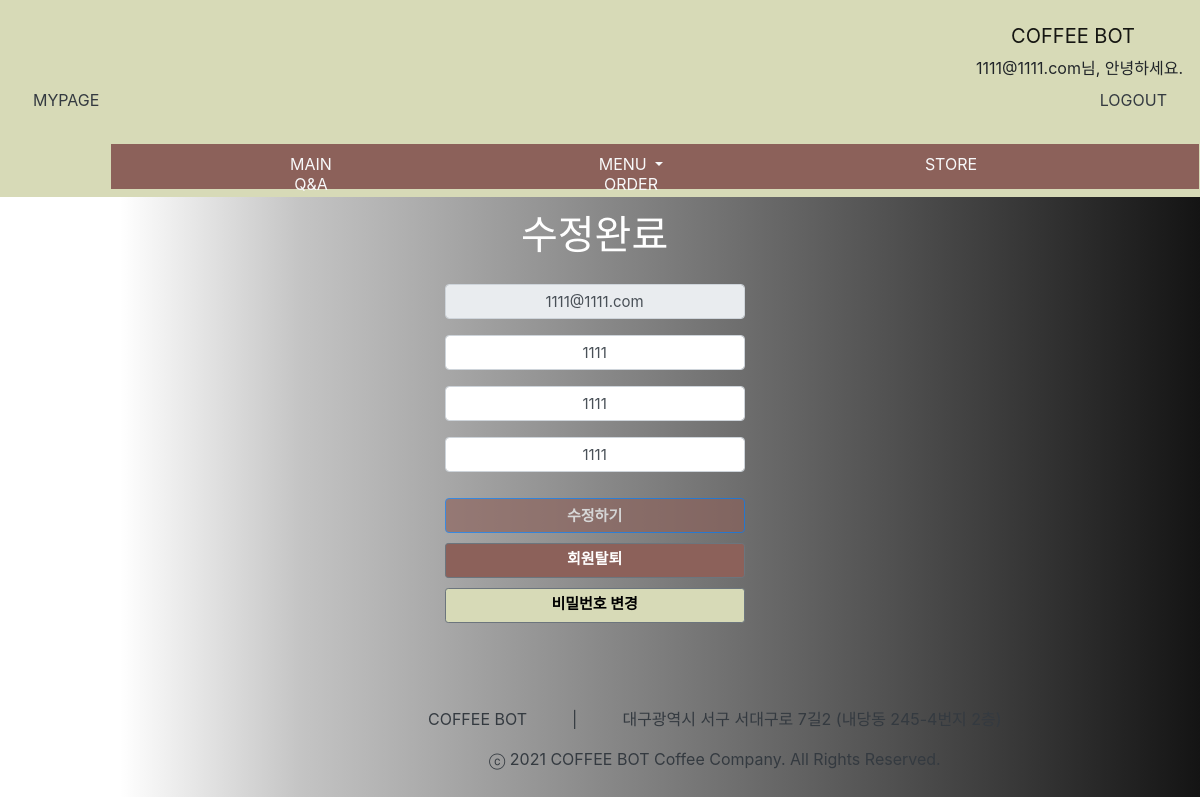
The page /auth/mypage/modify (signed in) on the database its author committed.
### pybo/models.py (models this page shows)
class Users(db.Model):
    userId = db.Column(db.Integer, primary_key=True)
    password = db.Column(db.String(30), nullable=False)
    email = db.Column(db.String(50), nullable=False)
    name = db.Column(db.String(50), nullable=False)
    address = db.Column(db.String(200), nullable=False)
    phone = db.Column(db.String(30), nullable=False)

### pybo/views/auth_views.py (the view)
@bp.route('/mypage/modify', methods=('GET', 'POST'))
@login_required
def mypage_modify():
    form = UsersModifyForm(request.form)
    if request.method == 'POST':
        global user
        user = db.session.query(Users).filter_by(email=session.get('user_id')).first()
        user.email = session.get('user_id')
        user.name = form.name.data
        user.address = form.address.data
        user.phone = form.phone.data
        db.session.commit()
    else:
        flash('회원정보 수정 중 오류가 발생했습니다')
    return render_template('auth/modify.html', form=form, users=user)

### pybo/forms.py
class UsersModifyForm(FlaskForm):
    email = EmailField('Email Address', validators=[DataRequired(), Email()])
    name = StringField('사용자이름', validators=[DataRequired(), Length(min=3, max=25)])
    address = StringField('주소', validators=[DataRequired(), Length(min=3, max=200)])
    phone = StringField('휴대폰', validators=[DataRequired(), Length(min=3, max=15)])

### pybo/views/auth_views.py (called while the page is built)
@bp.before_app_request
def load_logged_in_user():
    user_id = session.get('user_id')
    if user_id is None:
        g.user = None
    else:
        g.user = Users.query.get(user_id)

def login_required(view):
    @functools.wraps(view)
    def wrapped_view(**kwargs):
        user = session.get('user_id')
        if user is None:
            return redirect(url_for('auth.login'))
        return view(**kwargs)
    return wrapped_view

### pybo/templates/auth/modify.html (shortened to what this page needs)
<!DOCTYPE html>
<html lang="en">
<head>
</head>
<body>
{% extends "base.html" %}
{% block content %}
<link rel="stylesheet" href="{{ url_for('static', filename='mypage.css') }}">
<div class="container my-3">
    <div class="mypage-main">
        <label><h1>수정완료</h1></label>
        <div class="form-group">
            <input type="text" class="form-control" name="email" id="email"
                   value="{{ users.email }}" disabled>
        </div>
        <div class="form-group">
            <input type="text" class="form-control" name="name" id="name"
                   value="{{ users.name }}" placeholder="이름">
        </div>
        <div class="form-group">
            <input type="text" class="form-control" name="address" id="address"
                   value="{{ users.address }}" placeholder="주소">
        </div>
        <div class="form-group">
            <input type="text" class="form-control" name="phone" id="phone"
                   value="{{ users.phone }}" placeholder="휴대폰">
        </div>
        <button type="submit" class="btn btn-primary" id="btn1" disabled>수정하기</button>
        <br>
        <a href="#" class="delete btn btn-sm btn-outline-secondary "
           data-uri="{{ url_for('auth.delete', email=users.email) }}" id="btn2">회원탈퇴</a>
        <br>
        <a href="/auth/changePassword/" class="pass btn btn-sm btn-outline-secondary" id="btn3">비밀번호 변경</a>
    </div>
</div>
{% endblock %}

### pybo/static/mypage.css (style rules this page uses)
body { padding-top: 7%; margin: 0; width: 100vw; height: 100vh; background: linear-gradient( to right, rgba(20, 20, 20, 0) 10%, rgba(20, 20, 20, 0.25) 25%, rgba(20, 20, 20, 0.5) 50%, rgba(20, 20, 20, 0.75) 75%, rgba(20, 20, 20, 1) 100% ), url(https://images.unsplash.com/photo-1493925410384-84f842e616fb?ixid=MnwxMjA3fDB8MHxwaG90by1wYWdlfHx8fGVufDB8fHx8&ixlib=rb-1.2.1&auto=format&fit=crop&w=701&q=80); background-size: cover; }
h1 { height: 35px; width: 300px; text-align: center; color: #fff; margin-bottom: 30px; }
.mypage-main { padding-left: 36%; padding-top: 10%; }
#name { height: 35px; width: 300px; text-align: center; font-size: 15px; }
#email { height: 35px; width: 300px; text-align: center; font-size: 15px; }
#address { height: 35px; width: 300px; text-align: center; font-size: 15px; }
#phone { height: 35px; width: 300px; text-align: center; font-size: 15px; }
#btn1 { height: 35px; width: 300px; text-align: center; font-size: 15px; margin-top: 10px; background-color: #8C615A; color: #fff; font-weight: bolder; }
#btn2 { height: 35px; width: 300px; text-align: center; font-size: 15px; margin-top: 10px; background-color: #8C615A; color: #fff; font-weight: bolder; }
#btn3 { height: 35px; width: 300px; text-align: center; font-size: 15px; margin-top: 10px; background-color: #D7DAB7; color: #000; font-weight: bolder; }

### rows shown on the page
Users: email "1111@1111.com", name "1111", address "1111", phone "1111"

### other values the page prints
{{ session.get('user_id') }} "1111@1111.com"
